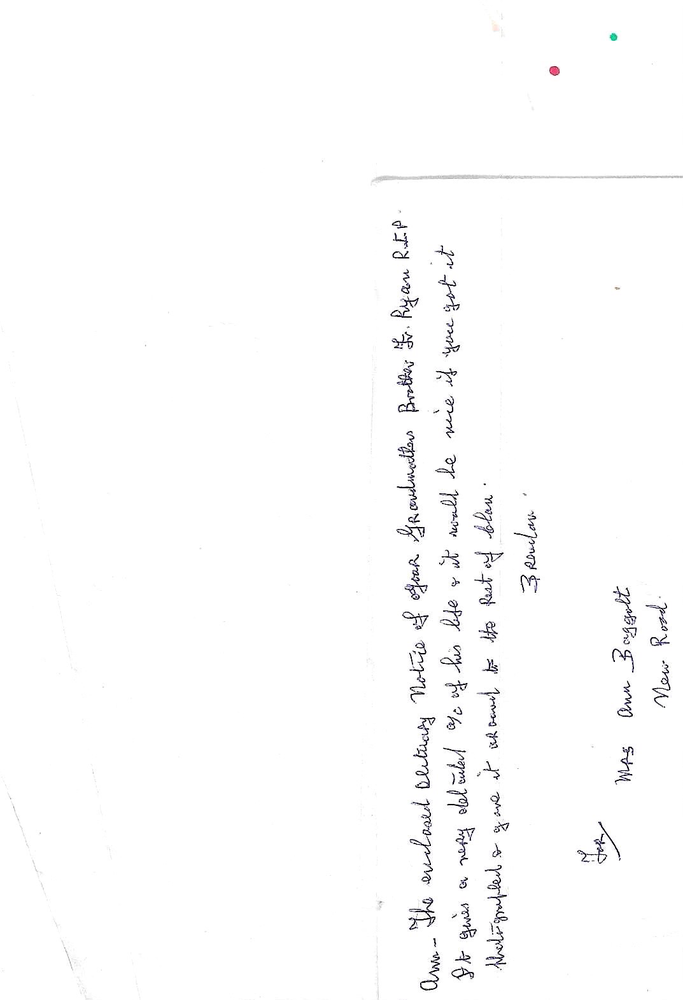
#> input picture data/samples/Handwritten_2025-09-18_110153_2.png, 683 x 1000 px, shrunk from 1073 x 1571 before the run, found by its file name
$ jupyter execute word_count.ipynb
#> lines starting #> are read from the running program, lines starting #| are printed output that depends on the picture; after the words box and inside, x2 and y2 are one past the last pixel; in counts of white or black regions, pixels touching at a corner belong together
[cell 1]
import cv2
import numpy as np
from matplotlib import pyplot as plt

# 1. Load handwritten image
img = cv2.imread("/Users/aaronbaggot/Desktop/Script2Text/data/samples/Handwritten_2025-09-18_110153_2.png")
#> img is the input picture: shape (1000, 683, 3); mean B, G, R 252.4, 252.2, 252.3
gray = cv2.cvtColor(img, cv2.COLOR_BGR2GRAY)

# 2. Preprocess: blur and threshold
blurred = cv2.GaussianBlur(gray, (5,5), 0)
_, binary = cv2.threshold(blurred, 0, 255, cv2.THRESH_BINARY_INV + cv2.THRESH_OTSU)
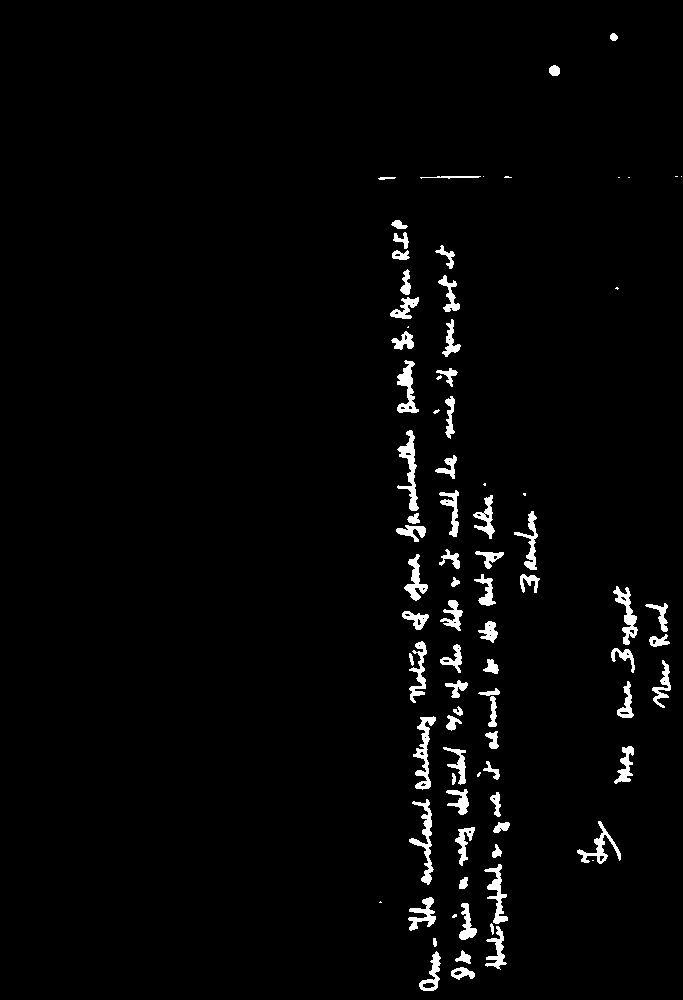
#> binary: shape (1000, 683); 2.5% white; 86 white regions (16 under 20 px), largest, box (x1, y1, x2, y2) and area: (397, 430, 419, 511) 653, (409, 799, 434, 885) 626, (413, 716, 436, 790) 620

# 3. Morphological cleanup
kernel = cv2.getStructuringElement(cv2.MORPH_RECT, (3,3))
cleaned = cv2.morphologyEx(binary, cv2.MORPH_CLOSE, kernel, iterations=2)
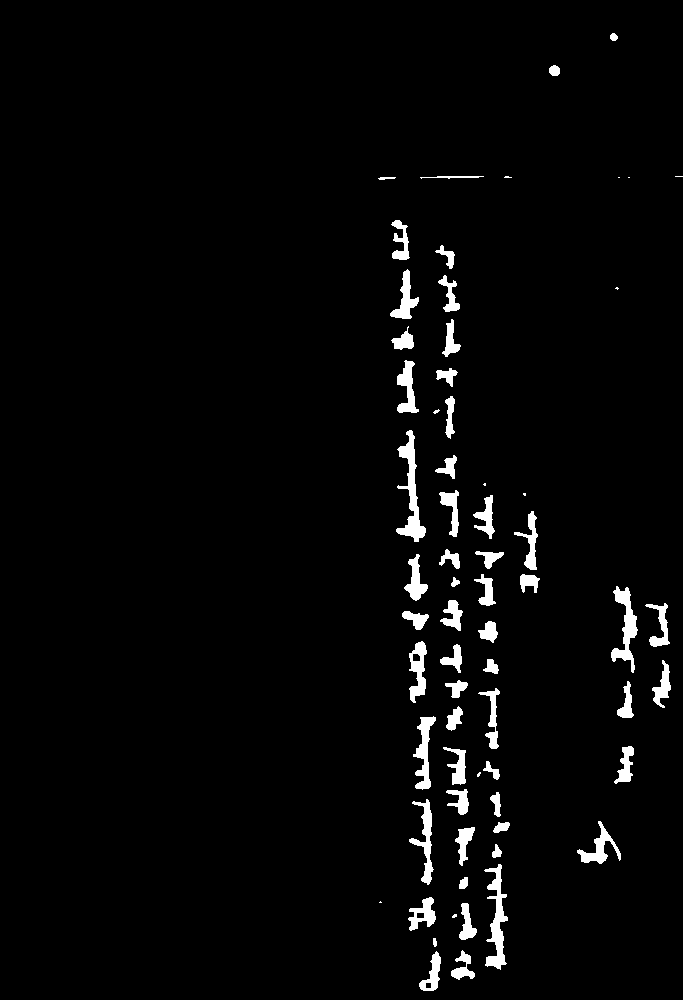
#> cleaned: shape (1000, 683); 2.8% white; 66 white regions (11 under 20 px)

# 4. Find contours (characters)
contours, _ = cv2.findContours(cleaned, cv2.RETR_EXTERNAL, cv2.CHAIN_APPROX_SIMPLE)
#> contours = 66 contours, 12 with area under 20; largest, box (x1, y1, x2, y2) and area: (396, 430, 426, 542) 1014, (484, 864, 508, 970) 907, (611, 586, 638, 673) 792, (413, 716, 436, 790) 631, (409, 799, 434, 885) 598

# 5. Draw bounding boxes around detected characters
result = cv2.cvtColor(gray, cv2.COLOR_GRAY2BGR)
char_count = 0
for contour in contours:
    x, y, w, h = cv2.boundingRect(contour)
    if w > 5 and h > 5:  # Filter small noise
        cv2.rectangle(result, (x, y), (x+w, y+h), (0, 255, 0), 2)
        char_count += 1
#> this loop made 66 passes
#> (x, y, w, h) on passes 1, 2, 3, 4, 5, 7, 8, 9, 10, 11, 12, 13: (419, 951, 22, 40), (451, 950, 24, 30), (433, 938, 4, 9), (452, 914, 5, 4), (459, 903, 18, 37), (408, 897, 28, 34), (459, 877, 9, 12), (484, 864, 24, 106), (492, 844, 10, 14), (455, 827, 20, 39), (493, 822, 17, 11), (577, 821, 44, 43)
#> (contour, x, y, w, h) on passes 6, 59, 60: ([[380, 901], [379, 902], [381, 902]], 379, 901, 3, 2), ([[628, 177], [629, 177]], 628, 177, 2, 1), ([[618, 177], [619, 177]], 618, 177, 2, 1)
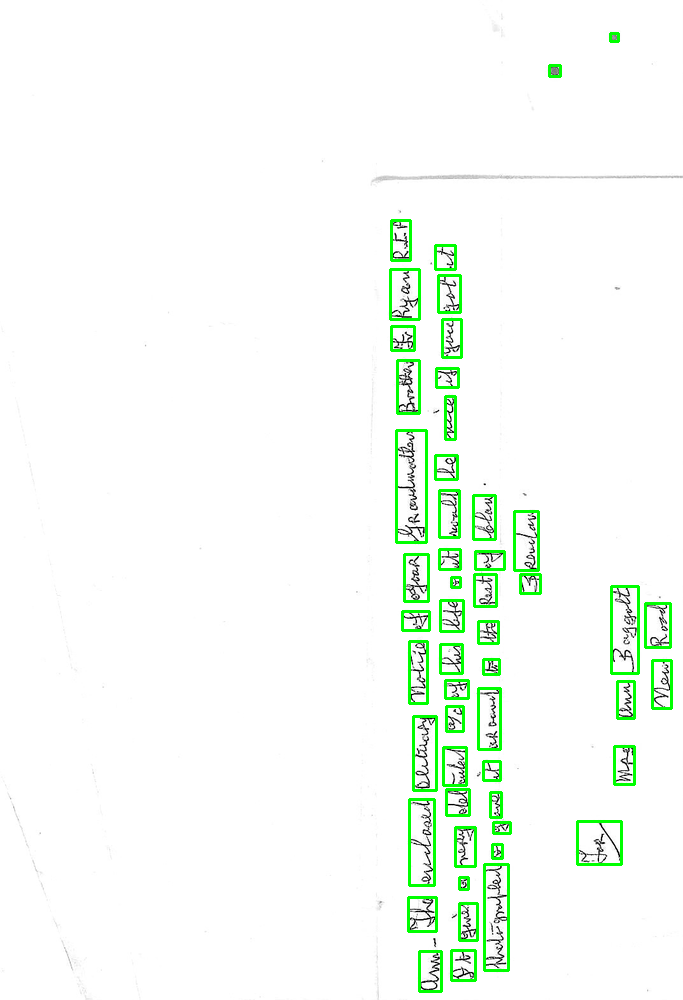
#> result: shape (1000, 683, 3); mean B, G, R 245.8, 252.5, 245.8
#> after the loop, char_count = 52

# 6. Display results
fig, axes = plt.subplots(2, 2, figsize=(12, 10))

axes[0, 0].imshow(gray, cmap='gray')
axes[0, 0].set_title("Original Image")
axes[0, 0].axis('off')

axes[0, 1].imshow(blurred, cmap='gray')
axes[0, 1].set_title("Blurred Image")
axes[0, 1].axis('off')

axes[1, 0].imshow(binary, cmap='gray')
axes[1, 0].set_title("Binary (Threshold)")
axes[1, 0].axis('off')

axes[1, 1].imshow(cv2.cvtColor(result, cv2.COLOR_BGR2RGB))
axes[1, 1].set_title(f"Detected Characters: {char_count}")
axes[1, 1].axis('off')

plt.tight_layout()
plt.show()
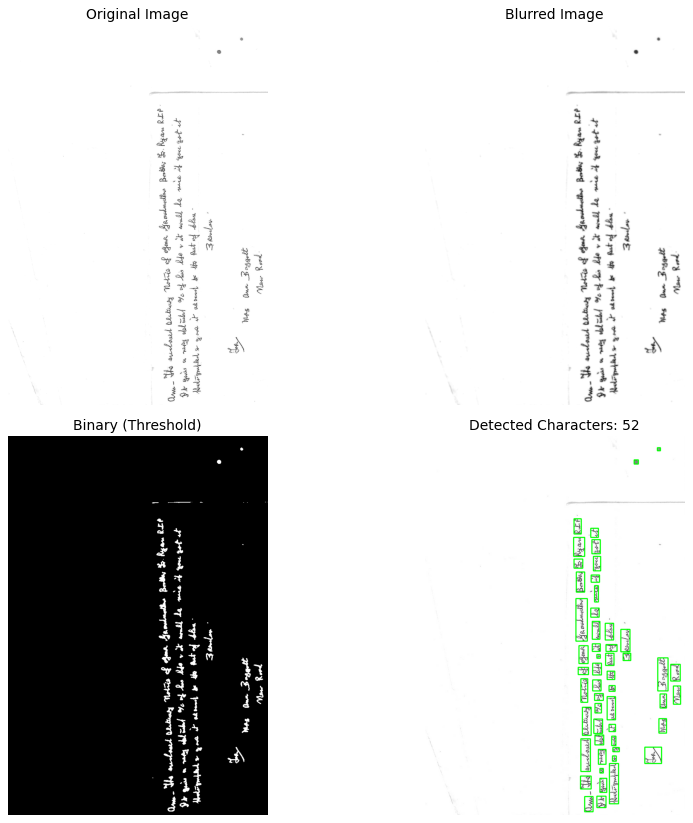
#> figure drawn by matplotlib, 4 panels

print(f"✓ Total characters detected: {char_count}")
#| ✓ Total characters detected: 52

$ run again, with data/samples/Handwritten_2025-09-18_110153_1.png copied over data/samples/Handwritten_2025-09-18_110153_2.png
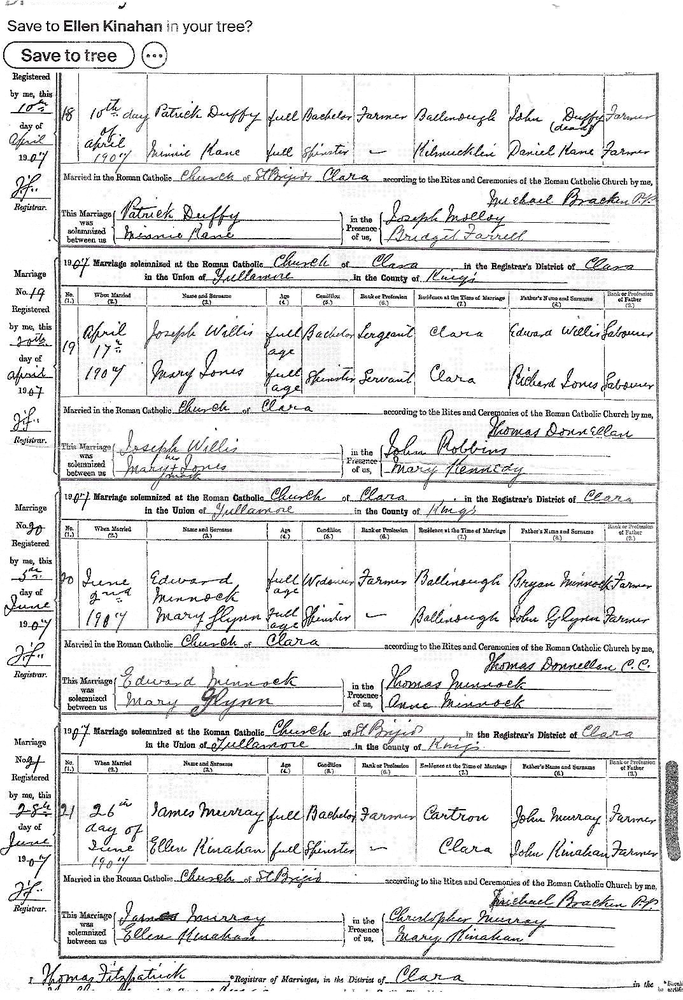
#> input picture data/samples/Handwritten_2025-09-18_110153_1.png, 683 x 1000 px, shrunk from 1073 x 1571 before the run, found by its file name
#> img is the input picture: shape (1000, 683, 3); mean B, G, R 228.5, 228.4, 228.5
#> `_, binary = cv2.threshold(blurred, 0, 255, cv2.THRESH_BINARY_INV + cv2..`:
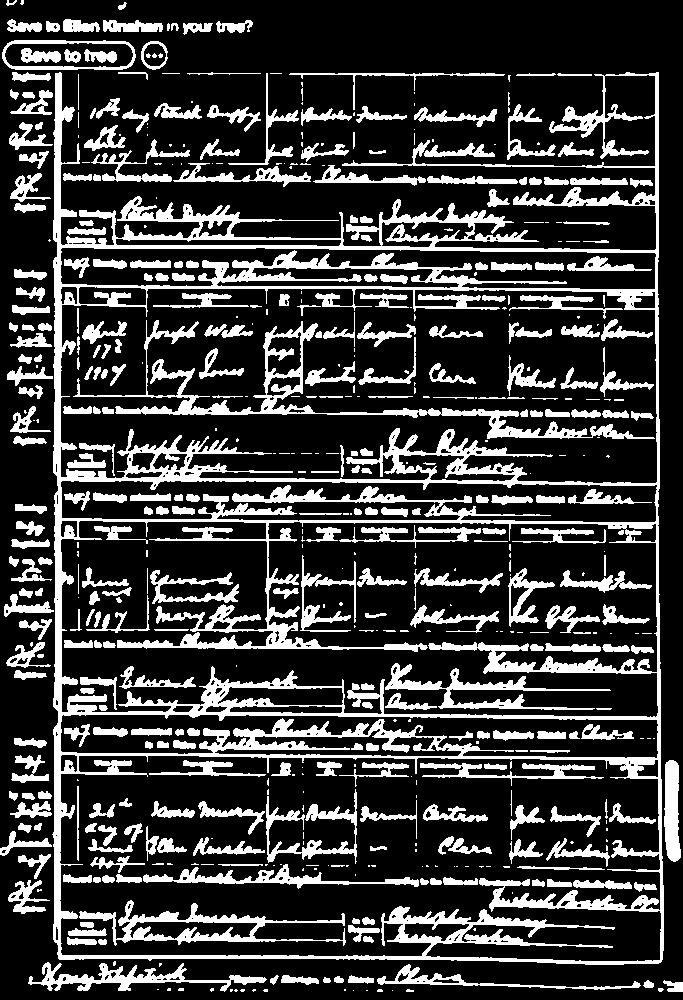
#> binary: shape (1000, 683); 22.8% white; 548 white regions (212 under 20 px), largest, box (x1, y1, x2, y2) and area: (52, 72, 664, 965) 67002, (73, 320, 655, 439) 6358, (79, 900, 346, 946) 2987
#> cleaned: shape (1000, 683); 26.9% white; 116 white regions (64 under 20 px)
#> contours = 48 contours, 25 with area under 20; largest, box (x1, y1, x2, y2) and area: (0, 40, 683, 992) 512972, (7, 19, 253, 35) 1956, (507, 92, 594, 160) 906, (141, 41, 168, 70) 584, (414, 107, 497, 127) 534
#> the loop `for contour in contours:` made 48 passes
#> (x, y, w, h) on passes 1, 3, 4, 6, 7, 9, 10, 11: (392, 990, 1, 1), (353, 990, 1, 1), (406, 989, 8, 3), (263, 989, 5, 3), (252, 989, 4, 3), (210, 988, 4, 4), (178, 988, 6, 3), (167, 988, 4, 3)
#> after the loop `for contour in contours:`:
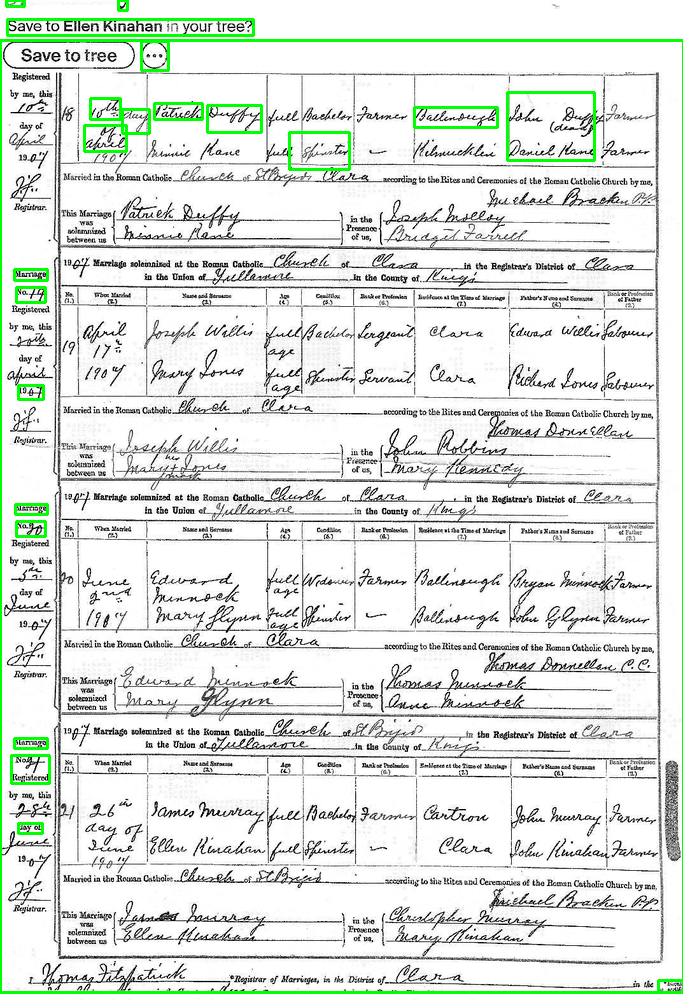
#> result: shape (1000, 683, 3); mean B, G, R 223, 228.6, 223
#> after the loop `for contour in contours:`: char_count = 22
#| ✓ Total characters detected: 22
